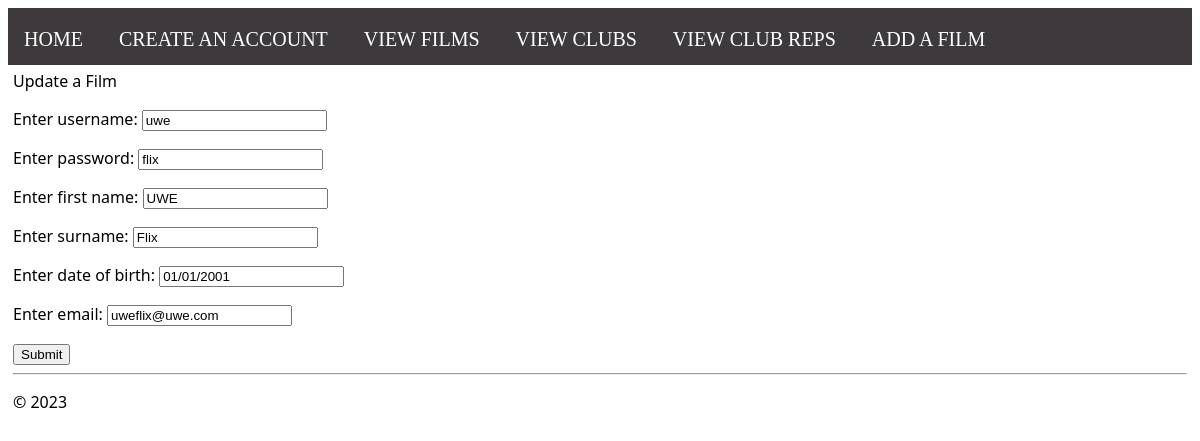
The page /update/account/3 on the database its author committed.
### UWEFlix/models.py (models this page shows)
class Accounts(models.Model):
    username = models.CharField(max_length=300)
    password = models.CharField(max_length=300)
    firstName = models.CharField(max_length=300)
    surname = models.CharField(max_length=300)
    dateOfBirth = models.CharField(max_length=300)
    email = models.CharField(max_length=300)

### UWEFlix/views.py (the view)
# urls.py: path('update/account/<int:id>',views.Account.updateAccount, name = "updateAccount"),
    def updateAccount(request,id):
        account = Accounts.objects.get(id=id)
        form = UpdateAccountForm(instance=account)
        if request.method == 'POST':
            form = UpdateAccountForm(request.POST or None,instance=account)
            if form.is_valid():
                form.save()
                return redirect("home")
        else:
            return render(request, "UWEFlix/updateAccount.html",{"form": form})

### UWEFlix/forms.py
class UpdateAccountForm(forms.ModelForm):
    class Meta:
        model = Accounts
        fields = ("username","password","firstName","surname","dateOfBirth","email",)
        labels={
            "username" : "Enter username",
            "password":"Enter password",
            "firstName":"Enter first name",
            "surname":"Enter surname",
            "dateOfBirth":"Enter date of birth",
            "email":"Enter email",
        }

### UWEFlix/templates/UWEFlix/updateAccount.html (shortened to what this page needs)
{% extends "UWEFlix/layout.html" %}
{% block content %}
Update a Film
        <form method="POST" class="updateAccounts-form">
            {{ form.as_p }}
        <input type="submit" name ="Submit">
{% endblock %}

### rows shown on the page
Accounts: username "uwe", password "flix", firstName "UWE", surname "Flix", dateOfBirth "01/01/2001", email "uweflix@uwe.com"
